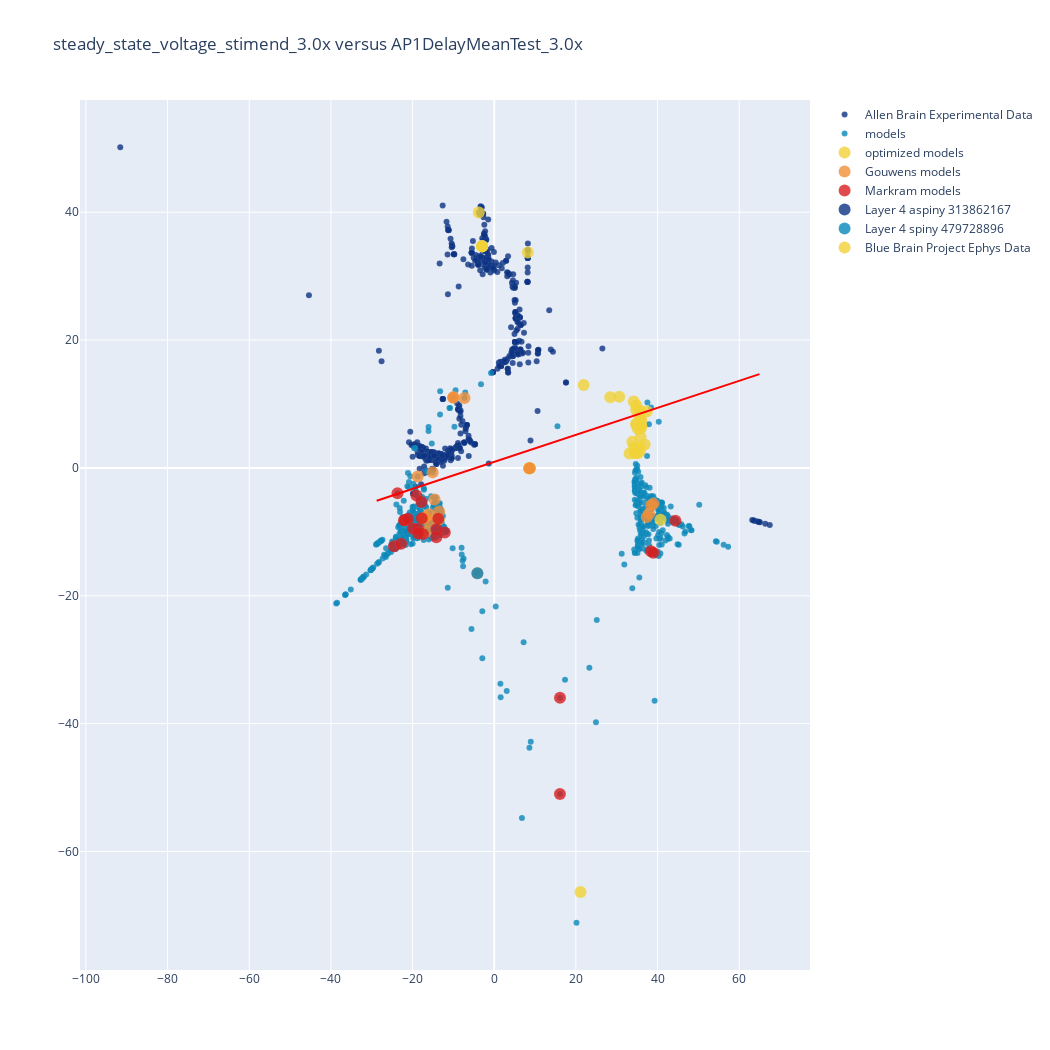

Write notebook code for a chart like this one.
### Code cell
from sklearn.multiclass import OneVsRestClassifier
from sklearn.svm import SVC

data = []
trace0=(iso[0,experiment_idx_labels],iso[1,experiment_idx_labels],'Allen Brain Experimental Data',experiment_idx)
trace1=(iso[0,model_index_labels],iso[1,model_index_labels],'models',model_idx)
trace2=(iso[0,new_model_labels],iso[1,new_model_labels],'optimized models',new_models_idx)
trace3=(iso[0,gouwens_idx_labels],iso[1,gouwens_idx_labels],'Gouwens models',gouwens_idx)
trace4=(iso[0,markram_idx_labels],iso[1,markram_idx_labels],'Markram models',markram_idx)

trace5=([iso[0,experiment_idx_labels][42]],[iso[1,experiment_idx_labels]],'Layer 4 aspiny 313862167',experiment_idx_labels)
trace6=([iso[0,gouwens_idx_labels][-7]],[iso[1,gouwens_idx_labels][-7]],'Layer 4 spiny 479728896',gouwens_idx_labels)
#plt.scatter(iso[0,regular_iz_idx_labels],iso[1,regular_iz_idx_labels],c='black',cmap='rainbow',label='Gouwens models')
#trace7=([iso[0,regular_iz_idx_labels]],[iso[1,regular_iz_idx_labels]],'regular_iz_idx_labels',regular_iz_idx_labels)
#trace7=([iso[0,bbp]],[iso[1,bbp]],'BBP',df[bbpindex].index.values)
trace7=(iso[0,bbp],iso[1,bbp],'Blue Brain Project Ephys Data',df[bbpindex].index.values)
#trace7=(iso[0,bbp],iso[1,bbp],'Blue Brain Project Ephys Data',df[bbpindex].index.values)

#plt.scatter(iso[0,bbp_labels],iso[1,bbp_labels],s=10, c='purple',cmap='rainbow',label='BBP')

traces = [trace0,trace1,trace2,trace3,trace4,trace5,trace6,trace7,None]

groundtruth = np.array(df.index.isin(experiment_idx))


classif = OneVsRestClassifier(SVC(kernel='linear'))
classif.fit(iso.T, groundtruth)
min_x = np.min(iso[:, 0])
max_x = np.max(iso[:, 0])
w = classif.coef_[0]
a = -w[0] / w[1]
xx = np.linspace(min_x - 25, max_x + 25)  # make sure the line is long enough
yy = a * xx - (classif.intercept_[0]) / w[1]


cnt=0
theme = px.colors.diverging.Portland

for i,ttt in enumerate(traces):
    #print(ttt)
    if cnt==len(theme):
        cnt=0
    if i>1:
        size = 12
    else:
        size = 6
        text = df[df.index.isin(ttt[3])].index
  

    
    if ttt==None:
        trace = {
          "line": {
            "dash": "solid", 
            "color": "rgb(255,0,0)", 
            "shape": "linear", 
            "width": 2
          }, 
          "mode": "lines", 
          "name": "Decision Boundary", 
          "text": "Decision Boundary", 
          "type": "scatter", 
          "x": xx, 
          "y": yy,
          "yaxis": "y1", 
          "showlegend": False
        }
    else:
        trace = dict(
        type='scatter',
        text=text,
        x=ttt[0],
        y=ttt[1],
        mode='markers',
        name=ttt[2],
        marker=dict(
            color=theme[cnt],
            size=size,
            line=dict(
                color='rgba(217, 217, 217, 0.14)',
                width=0.5),
            opacity=0.8)
        )
    cnt+=1
    data.append(trace)




fig = go.Figure(
    data=data,
    layout_title_text="steady_state_voltage_stimend_3.0x versus AP1DelayMeanTest_3.0x"
)#,

fig.update_layout(
    autosize=False,
    width=1050,
    height=1050
)

pio.show(fig)

### Figure 1 — Plotly figure (JSON) as saved in the notebook; plotly's stock layout.template omitted (floating-point values rounded to 4 significant figures; data arrays with more than 128 entries replaced by an {"elided": "..."} marker saying what was removed)
{"data": [{"marker": {"color": "rgb(12,51,131)", "line": {"color": "rgba(217, 217, 217, 0.14)", "width": 0.5}, "opacity": 0.8, "size": 6}, "mode": "markers", "name": "Allen Brain Experimental Data", "text": {"elided": "581 int values"}, "type": "scatter", "x": {"elided": "581 float values"}, "y": {"elided": "581 float values"}}, {"marker": {"color": "rgb(10,136,186)", "line": {"color": "rgba(217, 217, 217, 0.14)", "width": 0.5}, "opacity": 0.8, "size": 6}, "mode": "markers", "name": "models", "text": {"elided": "968 str values"}, "type": "scatter", "x": {"elided": "968 float values"}, "y": {"elided": "968 float values"}}, {"marker": {"color": "rgb(242,211,56)", "line": {"color": "rgba(217, 217, 217, 0.14)", "width": 0.5}, "opacity": 0.8, "size": 12}, "mode": "markers", "name": "optimized models", "text": {"elided": "968 str values"}, "type": "scatter", "x": [-3.789, 8.221, -2.982, -2.981, 8.641, 8.641, -2.982, -2.981, 8.641, 8.641, 8.637, 8.637, 8.634, 8.634, 8.637, 8.637, 8.634, 8.634], "y": [39.96, 33.72, 34.68, 34.68, -0.06512, -0.06512, 34.68, 34.68, -0.06512, -0.06512, -0.06504, -0.06504, -0.06498, -0.06498, -0.06504, -0.06504, -0.06498, -0.06498]}, {"marker": {"color": "rgb(242,143,56)", "line": {"color": "rgba(217, 217, 217, 0.14)", "width": 0.5}, "opacity": 0.8, "size": 12}, "mode": "markers", "name": "Gouwens models", "text": {"elided": "968 str values"}, "type": "scatter", "x": [-9.976, -13.49, 38.46, -14.61, 37.92, 8.634, -7.271, 37.37, -15.08, -16.74, -16.74, -18.74, -15.89, -4.126, -10.09, -13.58, 38.98, -17.33, -16.01, 8.634], "y": [11.09, -6.808, -5.837, -4.948, -7.155, -0.06498, 10.95, -7.693, -0.6967, -7.674, -9.935, -1.352, -8.435, -16.47, 10.96, -8.088, -5.584, -7.905, -7.239, -0.06499]}, {"marker": {"color": "rgb(217,30,30)", "line": {"color": "rgba(217, 217, 217, 0.14)", "width": 0.5}, "opacity": 0.8, "size": 12}, "mode": "markers", "name": "Markram models", "text": {"elided": "968 str values"}, "type": "scatter", "x": [-24.55, 16.1, -13.71, 16.09, -21.84, 44.39, -22.11, -21.14, -17.44, -22.81, -12.11, -17.81, -19.06, -19.93, 38.38, -23.7, 38.95, -14.15, -18.65, -17.73, -18.65, -14.17], "y": [-12.27, -35.96, -7.932, -51.02, -8.195, -8.274, -8.187, -7.968, -10.36, -11.86, -10.09, -5.332, -4.324, -9.48, -13.04, -3.964, -13.27, -9.576, -9.569, -7.863, -10.25, -10.84]}, {"marker": {"color": "rgb(12,51,131)", "line": {"color": "rgba(217, 217, 217, 0.14)", "width": 0.5}, "opacity": 0.8, "size": 12}, "mode": "markers", "name": "Layer 4 aspiny 313862167", "text": {"elided": "968 str values"}, "type": "scatter", "x": [-1.672], "y": {"elided": "1x581 float values"}}, {"marker": {"color": "rgb(10,136,186)", "line": {"color": "rgba(217, 217, 217, 0.14)", "width": 0.5}, "opacity": 0.8, "size": 12}, "mode": "markers", "name": "Layer 4 spiny 479728896", "text": {"elided": "968 str values"}, "type": "scatter", "x": [-4.126], "y": [-16.47]}, {"marker": {"color": "rgb(242,211,56)", "line": {"color": "rgba(217, 217, 217, 0.14)", "width": 0.5}, "opacity": 0.8, "size": 12}, "mode": "markers", "name": "Blue Brain Project Ephys Data", "text": {"elided": "968 str values"}, "type": "scatter", "x": [34.76, 35.97, 35.87, 34.21, 35.15, 33.13, 35.98, 30.62, 35.68, 35.64, 35.85, 34.85, 35.63, 21.14, 21.91, 34.48, 34.77, 37.37, 35.81, 35.21, 35.86, 34.15, 35.69, 35.36, 35.82, 35.79, 34.78, 35.82, 35.92, 34.79, 34.39, 35.75, 33.82, 40.72, 28.41, 35.89, 35.85, 34.77, 36.85, 35.99], "y": [6.766, 6.338, 8.344, 3.193, 6.121, 2.247, 6.57, 11.14, 2.655, 7.916, 4.866, 3.091, 3.267, -66.35, 12.97, 2.318, 6.929, 8.819, 6.301, 2.305, 7.576, 10.39, 8.971, 6.852, 6.905, 6.322, 3.024, 6.413, 7.509, 9.813, 2.282, 6.181, 4.108, -8.123, 11.04, 7.467, 6.681, 9.066, 3.662, 6.521]}, {"line": {"color": "rgb(255,0,0)", "dash": "solid", "shape": "linear", "width": 2}, "mode": "lines", "name": "Decision Boundary", "showlegend": false, "text": "Decision Boundary", "type": "scatter", "x": [-28.79, -26.88, -24.96, -23.05, -21.14, -19.22, -17.31, -15.4, -13.48, -11.57, -9.656, -7.743, -5.83, -3.916, -2.003, -0.08955, 1.824, 3.737, 5.65, 7.564, 9.477, 11.39, 13.3, 15.22, 17.13, 19.04, 20.96, 22.87, 24.78, 26.7, 28.61, 30.52, 32.44, 34.35, 36.26, 38.18, 40.09, 42.0, 43.92, 45.83, 47.74, 49.66, 51.57, 53.48, 55.4, 57.31, 59.22, 61.14, 63.05, 64.96], "y": [-5.124, -4.72, -4.316, -3.912, -3.508, -3.104, -2.7, -2.296, -1.892, -1.488, -1.084, -0.6804, -0.2764, 0.1275, 0.5315, 0.9354, 1.339, 1.743, 2.147, 2.551, 2.955, 3.359, 3.763, 4.167, 4.571, 4.975, 5.379, 5.783, 6.187, 6.591, 6.995, 7.398, 7.802, 8.206, 8.61, 9.014, 9.418, 9.822, 10.23, 10.63, 11.03, 11.44, 11.84, 12.25, 12.65, 13.05, 13.46, 13.86, 14.27, 14.67], "yaxis": "y"}], "layout": {"autosize": false, "height": 1050, "title": {"text": "steady_state_voltage_stimend_3.0x versus AP1DelayMeanTest_3.0x"}, "width": 1050}}
